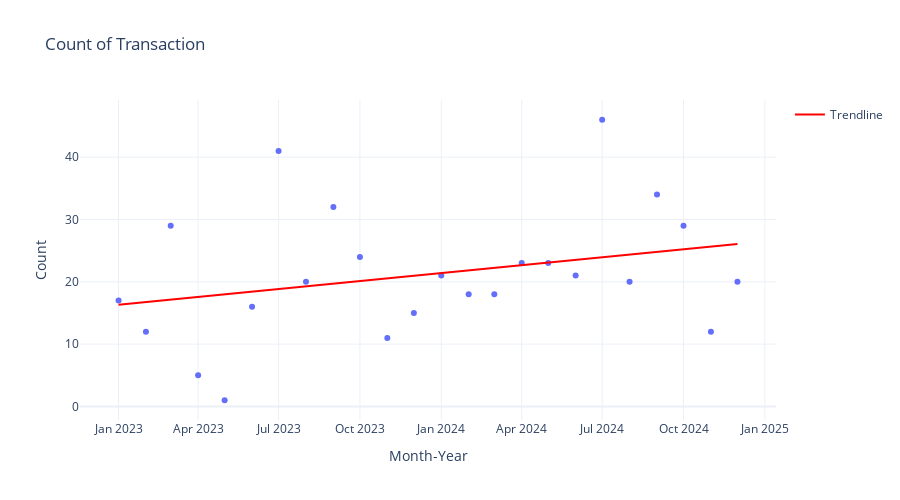

Notebook cell for this chart:
### Code cell
# plot count transaction in scatter and find the trend
# Create a scatter plot with Plotly
fig = px.scatter(
    data_frame=monthly_counts,
    x=monthly_counts.index,
    y=monthly_counts.values,
    labels={'x': 'Month-Year', 'y': 'Count'},
    title='Count of Transaction',
    template='plotly_white',
    width=900,
    height=500
)

# Convert month-year index to datetime and then to numerical format
monthly_counts_datetime = pd.to_datetime(monthly_counts.index, format='%Y-%m')
monthly_counts_numeric = (monthly_counts_datetime - monthly_counts_datetime.min()).days

# Add a trendline
fig.add_trace(go.Scatter(
    x=monthly_counts.index,
    y=np.poly1d(np.polyfit(monthly_counts_numeric, monthly_counts.values, 1))(monthly_counts_numeric),
    mode='lines',
    marker=dict(color='red'),
    name='Trendline'
))

# Display the chart
fig.show()

### Figure 1 — Plotly figure (JSON) as saved in the notebook; plotly's stock layout.template omitted (floating-point values rounded to 4 significant figures)
{"data": [{"hovertemplate": "Month-Year=%{x}<br>Count=%{y}<extra></extra>", "legendgroup": "", "marker": {"color": "#636efa", "symbol": "circle"}, "mode": "markers", "name": "", "orientation": "v", "showlegend": false, "type": "scatter", "x": ["2023-01", "2023-02", "2023-03", "2023-04", "2023-05", "2023-06", "2023-07", "2023-08", "2023-09", "2023-10", "2023-11", "2023-12", "2024-01", "2024-02", "2024-03", "2024-04", "2024-05", "2024-06", "2024-07", "2024-08", "2024-09", "2024-10", "2024-11", "2024-12"], "xaxis": "x", "y": [17, 12, 29, 5, 1, 16, 41, 20, 32, 24, 11, 15, 21, 18, 18, 23, 23, 21, 46, 20, 34, 29, 12, 20], "yaxis": "y"}, {"marker": {"color": "red"}, "mode": "lines", "name": "Trendline", "type": "scatter", "x": ["2023-01", "2023-02", "2023-03", "2023-04", "2023-05", "2023-06", "2023-07", "2023-08", "2023-09", "2023-10", "2023-11", "2023-12", "2024-01", "2024-02", "2024-03", "2024-04", "2024-05", "2024-06", "2024-07", "2024-08", "2024-09", "2024-10", "2024-11", "2024-12"], "y": [16.3, 16.73, 17.12, 17.55, 17.97, 18.4, 18.82, 19.25, 19.69, 20.1, 20.53, 20.95, 21.38, 21.82, 22.22, 22.65, 23.07, 23.5, 23.92, 24.35, 24.78, 25.2, 25.63, 26.05]}], "layout": {"height": 500, "legend": {"tracegroupgap": 0}, "title": {"text": "Count of Transaction"}, "width": 900, "xaxis": {"anchor": "y", "domain": [0, 1], "title": {"text": "Month-Year"}}, "yaxis": {"anchor": "x", "domain": [0, 1], "title": {"text": "Count"}}}}
